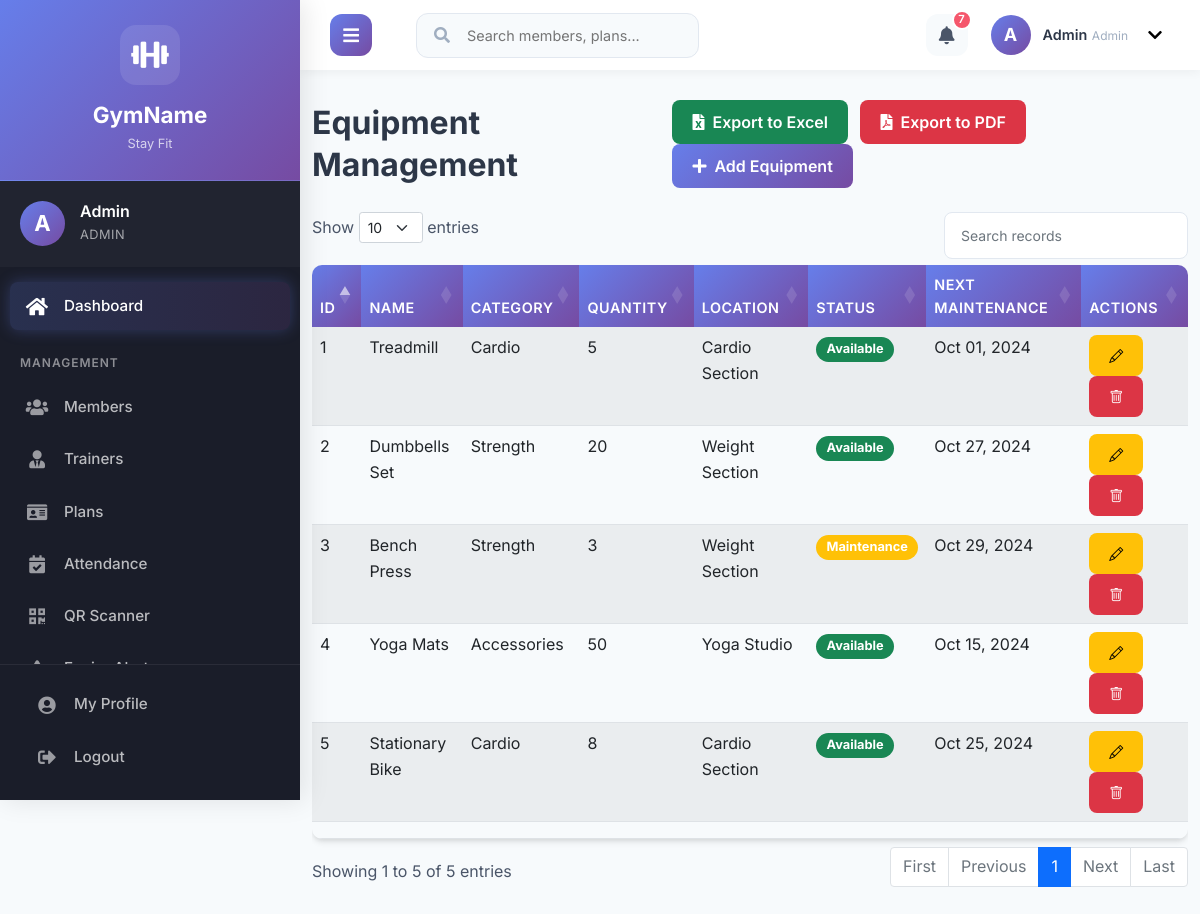
The app's page /admin/equipment.php (signed in) with its own data.
### tables this page shows
CREATE TABLE equipment (
    id INT AUTO_INCREMENT PRIMARY KEY,
    name VARCHAR(100) NOT NULL,
    category VARCHAR(50) NOT NULL,
    quantity INT NOT NULL DEFAULT 1,
    purchase_date DATE,
    purchase_cost DECIMAL(10,2),
    location VARCHAR(100),
    status ENUM('available', 'in_use', 'maintenance', 'out_of_order') DEFAULT 'available',
    description TEXT,
    maintenance_schedule VARCHAR(100),
    last_maintenance DATE,
    next_maintenance DATE
);

### admin/equipment.php (the view, shortened to what this page needs)
<?php
require_once '../includes/config.php';
$equipment_list = $conn->query("SELECT * FROM equipment ORDER BY name");
?>
<!DOCTYPE html>
<html lang="en">
<head>
    <link href="https://cdn.jsdelivr.net/npm/bootstrap@5.1.3/dist/css/bootstrap.min.css" rel="stylesheet">
    <link rel="stylesheet" href="https://cdnjs.cloudflare.com/ajax/libs/font-awesome/5.15.4/css/all.min.css">
    <link href="../assets/css/style.css" rel="stylesheet">
    <link rel="stylesheet" href="https://cdn.datatables.net/1.11.5/css/dataTables.bootstrap5.min.css">
    <link rel="stylesheet" href="https://cdn.jsdelivr.net/npm/bootstrap-icons@1.10.0/font/bootstrap-icons.css">
</head>
<body>
    <div class="main-wrapper">
    <?php include '../includes/header.php'; ?>
    <div class="page-content">
        <div class="container-fluid">
        <div class="d-flex justify-content-between align-items-center mb-4">
            <h2 class="mb-0">Equipment Management</h2>
            <div>
                <button class="btn btn-success me-2" onclick="exportToExcel()">
                    <i class="fas fa-file-excel me-2"></i>Export to Excel
                </button>
                <button class="btn btn-danger me-2" onclick="exportToPDF()">
                    <i class="fas fa-file-pdf me-2"></i>Export to PDF
                </button>
                <button class="btn btn-primary" data-bs-toggle="modal" data-bs-target="#equipmentModal">
                    <i class="fas fa-plus me-2"></i>Add Equipment
                </button>
            </div>
        </div>
        <div class="table-responsive">
            <table id="datatables" class="table table-striped table-no-bordered table-hover" cellspacing="0" width="100%" style="width:100%">
                <thead>
                    <tr>
                        <th>ID</th>
                        <th>Name</th>
                        <th>Category</th>
                        <th>Quantity</th>
                        <th>Location</th>
                        <th>Status</th>
                        <th>Next Maintenance</th>
                        <th>Actions</th>
                    </tr>
                </thead>
                <tbody>
                    <?php while ($row = $equipment_list->fetch_assoc()): ?>
                        <tr>
                            <td><?php echo $row['id']; ?></td>
                            <td><?php echo $row['name']; ?></td>
                            <td><?php echo $row['category']; ?></td>
                            <td><?php echo $row['quantity']; ?></td>
                            <td><?php echo $row['location']; ?></td>
                            <td>
                                <span class="badge bg-<?php
                                    echo $row['status'] == 'available' ? 'success' :
                                         ($row['status'] == 'maintenance' ? 'warning' :
                                         ($row['status'] == 'out_of_order' ? 'danger' : 'secondary'));
                                ?>">
                                    <?php echo ucfirst(str_replace('_', ' ', $row['status'])); ?>
                                </span>
                            </td>
                            <td><?php echo $row['next_maintenance'] ? date('M d, Y', strtotime($row['next_maintenance'])) : 'N/A'; ?></td>
                            <td>
                                <a href="?edit=<?php echo $row['id']; ?>" class="btn btn-sm btn-warning" title="Edit"><i class="bi bi-pencil"></i></a>
                                <a href="?delete=<?php echo $row['id']; ?>" class="btn btn-sm btn-danger" title="Delete" onclick="return confirm('Are you sure?')"><i class="bi bi-trash"></i></a>
                            </td>
                        </tr>
                    <?php endwhile; ?>
                </tbody>
                <tfoot>
                    <tr>
                        <th></th>
                        <th></th>
                        <th></th>
                        <th></th>
                        <th></th>
                        <th></th>
                        <th></th>
                        <th></th>
                    </tr>
                </tfoot>
            </table>
        </div>
    </div>
    </div>
    </div>
</body>
</html>

### includes/header.php (shortened to what this page needs)
<body class="">
<div class="modern-sidebar" id="sidebar">
    <div class="sidebar-brand">
        <div class="brand-logo">
            <?php
            $settings = ['logo' => ''];
            if (!empty($settings['logo'])): ?>
                <img src="<?php echo 'path/to/your/logo.png'; ?>" alt="Logo" class="sidebar-logo-img">
            <?php else: ?>
                <div class="sidebar-logo-icon">
                    <i class="fas fa-dumbbell"></i>
                </div>
            <?php endif; ?>
        </div>
        <div class="brand-text">
            <h4 class="brand-name"><?php echo 'GymName'; ?></h4>
            <p class="brand-tagline"><?php echo 'Stay Fit'; ?></p>
        </div>
    </div>
    <div class="sidebar-profile">
        <div class="profile-avatar">
            <?php echo strtoupper(substr($_SESSION['user_name'], 0, 1)); ?>
        </div>
        <div class="profile-info">
            <h6 class="profile-name"><?php echo $_SESSION['user_name']; ?></h6>
            <span class="profile-role"><?php echo ucfirst($_SESSION['user_role']); ?></span>
        </div>
    </div>
    <div class="sidebar-menu">
        <ul class="menu-list">
            <li class="menu-item">
                <a href="<?php echo SITE_URL; ?><?php echo $_SESSION['user_role']; ?>/index.php" class="menu-link active">
                    <i class="fas fa-home menu-icon"></i>
                    <span class="menu-text">Dashboard</span>
                </a>
            </li>
            <?php if ($_SESSION['user_role'] == 'admin'): ?>
                <li class="menu-section">
                    <span class="section-title">Management</span>
                </li>
                <li class="menu-item">
                    <a href="<?php echo SITE_URL; ?>admin/members.php" class="menu-link">
                        <i class="fas fa-users menu-icon"></i>
                        <span class="menu-text">Members</span>
                    </a>
                </li>
                <li class="menu-item">
                    <a href="<?php echo SITE_URL; ?>admin/trainers.php" class="menu-link">
                        <i class="fas fa-user-tie menu-icon"></i>
                        <span class="menu-text">Trainers</span>
                    </a>
                </li>
                <li class="menu-item">
                    <a href="<?php echo SITE_URL; ?>admin/plans.php" class="menu-link">
                        <i class="fas fa-id-card menu-icon"></i>
                        <span class="menu-text">Plans</span>
                    </a>
                </li>
                <li class="menu-item">
                    <a href="<?php echo SITE_URL; ?>admin/attendance.php" class="menu-link">
                        <i class="fas fa-calendar-check menu-icon"></i>
                        <span class="menu-text">Attendance</span>
                    </a>
                </li>
                <li class="menu-item">
                    <a href="<?php echo SITE_URL; ?>admin/qr_scanner.php" class="menu-link">
                        <i class="fas fa-qrcode menu-icon"></i>
                        <span class="menu-text">QR Scanner</span>
                    </a>
                </li>
                <li class="menu-item">
                    <a href="<?php echo SITE_URL; ?>admin/expiry_alerts.php" class="menu-link">
                        <i class="fas fa-exclamation-triangle menu-icon"></i>
                        <span class="menu-text">Expiry Alerts</span>
                    </a>
                </li>
            <?php endif; ?>
        </ul>
    </div>
    <div class="sidebar-footer">
        <ul class="menu-list">
            <li class="menu-item">
                <a href="<?php echo SITE_URL; ?><?php echo $_SESSION['user_role']; ?>/profile.php" class="menu-link">
                    <i class="fas fa-user-circle menu-icon"></i>
                    <span class="menu-text">My Profile</span>
                </a>
            </li>
            <li class="menu-item">
                <a href="<?php echo SITE_URL; ?>logout.php" class="menu-link logout-link">
                    <i class="fas fa-sign-out-alt menu-icon"></i>
                    <span class="menu-text">Logout</span>
                </a>
            </li>
        </ul>
    </div>
</div>
<header class="modern-header">
    <div class="header-container">
        <div class="header-left">
            <button class="sidebar-toggle-btn" id="sidebarToggle">
                <i class="fas fa-bars"></i>
            </button>
            <div class="header-search d-none d-md-block ms-4">
                <div class="search-wrapper">
                    <i class="fas fa-search"></i>
                    <input type="text" class="search-input" placeholder="Search members, plans...">
                </div>
            </div>
        </div>
        <div class="header-right">
            <div class="header-actions">
                <div class="header-action-item notification-item">
                    <button class="action-btn" onclick="window.location.href='<?php echo SITE_URL; ?><?php echo $_SESSION['user_role']; ?>/index.php'">
                        <i class="fas fa-bell"></i>
                        <?php
                        if ($_SESSION['user_role'] == 'admin') {
                            $notification_count = 0;
                            $expiry_date = date('Y-m-d', strtotime('+7 days'));
                            $result = $conn->query("SELECT COUNT(*) as total FROM members WHERE expiry_date <= '$expiry_date' AND status = 'active'");
                            $notification_count += $result->fetch_assoc()['total'];
                            $result = $conn->query("SELECT COUNT(*) as total FROM feedback WHERE status = 'pending'");
                            $notification_count += $result->fetch_assoc()['total'];
                            $result = $conn->query("SELECT COUNT(*) as total FROM equipment WHERE next_maintenance <= CURDATE() AND status != 'maintenance'");
                            $notification_count += $result->fetch_assoc()['total'];
                            if ($notification_count > 0) {
                                echo '<span class="notification-badge">' . $notification_count . '</span>';
                            }
                        }
                        ?>
                    </button>
                </div>
                <div class="header-action-item">
                    <div class="dropdown">
                        <button class="user-menu-btn" type="button" id="userDropdown" data-bs-toggle="dropdown" aria-expanded="false">
                            <div class="user-avatar">
                                <?php echo strtoupper(substr($_SESSION['user_name'], 0, 1)); ?>
                            </div>
                            <div class="user-details d-none d-lg-block">
                                <span class="user-name"><?php echo $_SESSION['user_name']; ?></span>
                                <span class="user-role"><?php echo ucfirst($_SESSION['user_role']); ?></span>
                            </div>
                            <i class="fas fa-chevron-down ms-2 d-none d-lg-block"></i>
                        </button>
                    </div>
                </div>
            </div>
        </div>
    </div>
</header>

### records on screen
equipment: id "3", name "Bench Press", category "Strength", quantity "3", location "Weight Section", status "Maintenance", next_maintenance "Oct 29, 2024"
equipment: id "2", name "Dumbbells Set", category "Strength", quantity "20", location "Weight Section", status "Available", next_maintenance "Oct 27, 2024"
equipment: id "5", name "Stationary Bike", category "Cardio", quantity "8", location "Cardio Section", status "Available", next_maintenance "Oct 25, 2024"
equipment: id "1", name "Treadmill", category "Cardio", quantity "5", location "Cardio Section", status "Available", next_maintenance "Oct 01, 2024"
equipment: id "4", name "Yoga Mats", category "Accessories", quantity "50", location "Yoga Studio", status "Available", next_maintenance "Oct 15, 2024"

### other values on screen
substr($_SESSION['user_name'], 0, 1) "A"
$_SESSION['user_name'] "Admin"
$_SESSION['user_role'] "ADMIN"
$notification_count "7"
$_SESSION['user_role'] "Admin"
